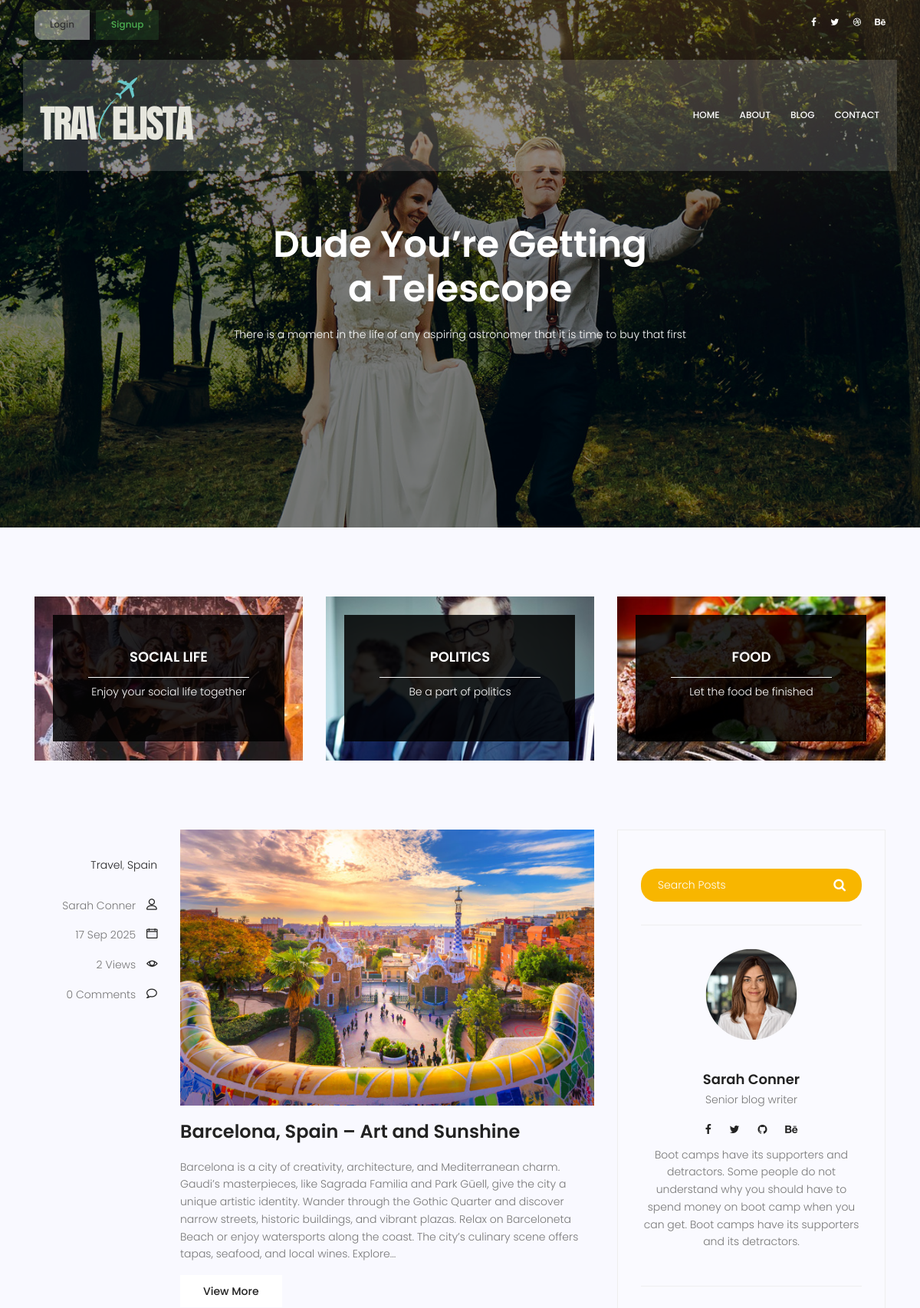
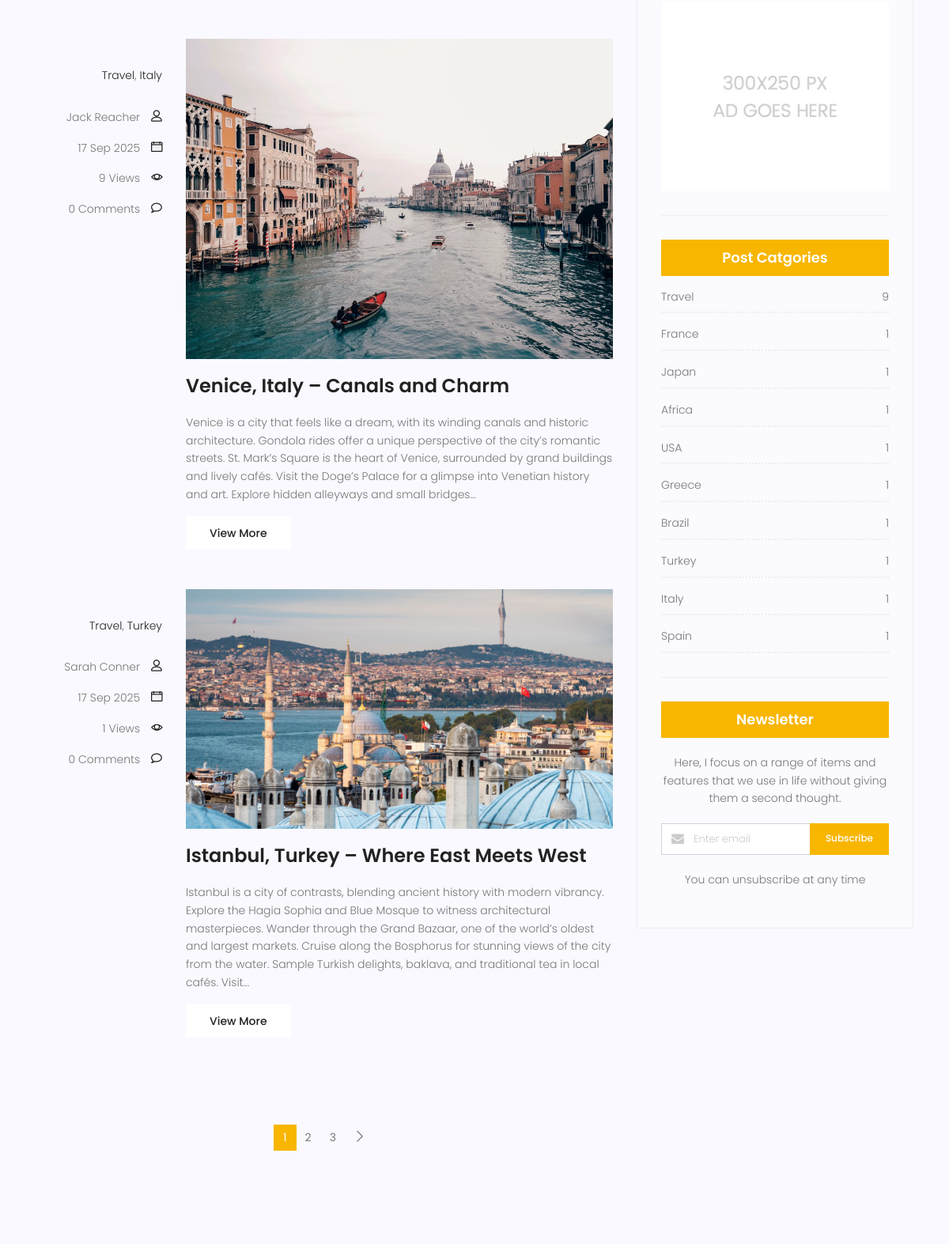
Screenshot of /blog/ (upper part) with the database file from the repository (2 pictures, top to bottom).
### blog/models.py (models this page shows, shortened)
class Category(models.Model):
        name = models.CharField(max_length=255)
        def __str__(self):
            return self.name

class Post(models.Model):
    image = models.ImageField(upload_to='blog/',default='blog/default.jpg')
    author = models.ForeignKey(User, on_delete=models.SET_NULL, null=True)
    title = models.CharField(max_length=255)
    content = models.TextField()
    tags = TaggableManager()
    category = models.ManyToManyField(Category)
    counted_views = models.IntegerField(default=0)
    status = models.BooleanField(default=False)
    published_date = models.DateTimeField(null=True)
    login_require = models.BooleanField(default=False)
    created_date = models.DateTimeField(auto_now_add=True)
    updated_date = models.DateTimeField(auto_now=True)
    class Meta:
        ordering = ['-created_date']

### accounts/models.py (models this page shows, shortened)
class Profile(models.Model):
    user = models.OneToOneField(User, on_delete=models.CASCADE)
    avatar = models.ImageField(upload_to='avatar/', default='avatar/default.png')

### blog/views.py (the view)
# urls.py: path('', blog_view, name='index'),
def blog_view(request, **kwargs):
    posts = Post.objects.filter(
        published_date__lte=timezone.now(),
        status=1
    ).order_by('-published_date')
    if kwargs.get('cat_name') is not None:
        posts = posts.filter(category__name=kwargs['cat_name'])
    if kwargs.get('author_username') is not None:
        posts = posts.filter(author__username=kwargs['author_username'])
    if kwargs.get('tag_name') is not None:
        posts = posts.filter(tags__name__in=[kwargs['tag_name']])
    last_post = posts.first()
    last_author = last_post.author if last_post else None
    paginator = Paginator(posts, 3)
    page_number = request.GET.get('page')
    try:
        posts = paginator.get_page(page_number)
    except (PageNotAnInteger, EmptyPage):
        posts = paginator.get_page(1)
    context = {
        'posts': posts,
        'author': last_author,
    }
    return render(request, 'blog/blog-home.html', context)

### blog/templatetags/blog_tags.py (called while the page is built)
@register.simple_tag(name='comments_count')
def comments_count(pid):
    return Comment.objects.filter(post=pid, approved=True).count()

@register.inclusion_tag('blog/blog-post-categories.html')
def postcategories():
    posts = Post.objects.filter(status=1)
    categories = Category.objects.all()
    cat_dict = {}
    for name in categories:
        cat_dict[name] = posts.filter(category=name).count()
    return {'categories': cat_dict}

### blog/templatetags/excerpt_tags.py (called while the page is built)
@register.filter(name='excerpt')
def excerpt(value, num_words=30):
    if not isinstance(value, str):
        value = str(value)
    words = value.split()
    if len(words) <= num_words:
        return value
    return " ".join(words[:num_words]) + "..."

### templates/blog/blog-home.html (shortened to what this page needs)
{% extends 'base.html' %} {% load static %} {% load blog_tags %} {% load excerpt_tags %} {% block content %}
<section class="banner-area relative blog-home-banner" id="home">
  <div class="overlay overlay-bg"></div>
  <div class="container">
    <div class="row d-flex align-items-center justify-content-center">
      <div class="about-content blog-header-content col-lg-12">
        <h1 class="text-white">Dude You’re Getting a Telescope</h1>
        <p class="text-white">
          There is a moment in the life of any aspiring astronomer that it is
          time to buy that first
        </p>
      </div>
    </div>
  </div>
</section>
<section class="top-category-widget-area pt-90 pb-90">
  <div class="container">
    <div class="row">
      <div class="col-lg-4">
        <div class="single-cat-widget">
          <div class="content relative">
            <div class="overlay overlay-bg"></div>
            <a href="#" target="_blank">
              <div class="thumb">
                <img
                  class="content-image img-fluid d-block mx-auto"
                  src="{% static 'img/blog/cat-widget1.jpg' %}"
                  alt=""
                />
              </div>
              <div class="content-details">
                <h4 class="content-title mx-auto text-uppercase">
                  Social life
                </h4>
                <span></span>
                <p>Enjoy your social life together</p>
              </div>
            </a>
          </div>
        </div>
      </div>
      <div class="col-lg-4">
        <div class="single-cat-widget">
          <div class="content relative">
            <div class="overlay overlay-bg"></div>
            <a href="#" target="_blank">
              <div class="thumb">
                <img
                  class="content-image img-fluid d-block mx-auto"
                  src="{% static 'img/blog/cat-widget2.jpg' %}"
                  alt=""
                />
              </div>
              <div class="content-details">
                <h4 class="content-title mx-auto text-uppercase">Politics</h4>
                <span></span>
                <p>Be a part of politics</p>
              </div>
            </a>
          </div>
        </div>
      </div>
      <div class="col-lg-4">
        <div class="single-cat-widget">
          <div class="content relative">
            <div class="overlay overlay-bg"></div>
            <a href="#" target="_blank">
              <div class="thumb">
                <img
                  class="content-image img-fluid d-block mx-auto"
                  src="{% static 'img/blog/cat-widget3.jpg' %}"
                  alt=""
                />
              </div>
              <div class="content-details">
                <h4 class="content-title mx-auto text-uppercase">Food</h4>
                <span></span>
                <p>Let the food be finished</p>
              </div>
            </a>
          </div>
        </div>
      </div>
    </div>
  </div>
</section>
<section class="post-content-area">
  <div class="container">
    <div class="row">
      <div class="col-lg-8 posts-list">
        {% for post in posts %}
        <div class="single-post row">
          <div class="col-lg-3 col-md-3 meta-details">
            <ul class="tags">
              {% for cat in post.category.all %}
              <li><a href="{% url 'blog:category' cat_name=cat.name %}">{{ cat.name }}</a>{%  if not forloop.last %}, {% endif %}</li>
              {% endfor %}
            </ul>
            <div class="user-details row">
              <p class="user-name col-lg-12 col-md-12 col-6">
                <a href="{% url 'blog:author' author_username=post.author.username %}">{{ post.author.get_full_name }}</a>
                <span class="lnr lnr-user"></span>
              </p>
              <p class="date col-lg-12 col-md-12 col-6">
                <a href="#">{{ post.published_date | date:"d M Y" }}</a>
                <span class="lnr lnr-calendar-full"></span>
              </p>
              <p class="view col-lg-12 col-md-12 col-6">
                <a href="#">{{ post.counted_views}} Views</a> <span class="lnr lnr-eye"></span>
              </p>
              <p class="comments col-lg-12 col-md-12 col-6">
                <a href="{% url 'blog:single' pid=post.id %}#comments">{% comments_count post.id %} Comments</a>
                <span class="lnr lnr-bubble"></span>
              </p>
            </div>
          </div>
          <div class="col-lg-9 col-md-9">
            <div class="feature-img">
              <img
                class="img-fluid"
                src="{{ post.image.url }}"
                alt=""
              />
            </div>
            <a class="posts-title" href="{% url 'blog:single' pid=post.id %}"
              ><h3>{{ post.title }}</h3></a
            >
            <p class="excert">
             {{ post.content|excerpt:60|safe }}
            </p>
            <a href="{% url 'blog:single' pid=post.id %}" class="primary-btn">View More</a>
          </div>
        </div>
        {% endfor %}
        <nav class="blog-pagination justify-content-center d-flex">
          <ul class="pagination">
            {% for i in posts.paginator.page_range %}
            {% if posts.number == i %}
                <li class="page-item active"><a href="?page={{ i }}" class="page-link">{{ i }}</a></li>
                {% else %}
                <li class="page-item"><a href="?page={{ i }}" class="page-link">{{ i }}</a></li>
            {% endif %}
            {% endfor %}
            {% if posts.has_next %}
            <li class="page-item">
              <a href="?page={{ posts.next_page_number }}" class="page-link" aria-label="Next">
                <span aria-hidden="true">
                  <span class="lnr lnr-chevron-right"></span>
                </span>
              </a>
            </li>
            {% endif %}
          </ul>
        </nav>
      </div>
      <div class="col-lg-4 sidebar-widgets">
        <div class="widget-wrap">
          {% include 'blog/blog-search.html' %}
          {% include 'blog/blog-writer.html' with author=author %}
          {% include 'blog/blog-ads.html' %}
          {% postcategories %}
          {% include 'blog/blog-newsletter.html' %}
        </div>
      </div>
    </div>
  </div>
</section>
{% endblock %}

### templates/base.html (shortened to what this page needs)
{% load static %}
<!DOCTYPE html>
<html lang="zxx" class="no-js">
  <head>
    <link rel="stylesheet" href="{% static 'css/linearicons.css' %}" />
    <link rel="stylesheet" href="{% static 'css/font-awesome.min.css' %}" />
    <link rel="stylesheet" href="{% static 'css/bootstrap.css' %}" />
    <link rel="stylesheet" href="{% static 'css/magnific-popup.css' %}" />
    <link rel="stylesheet" href="{% static 'css/jquery-ui.css' %}" />
    <link rel="stylesheet" href="{% static 'css/nice-select.css' %}" />
    <link rel="stylesheet" href="{% static 'css/animate.min.css' %}" />
    <link rel="stylesheet" href="{% static 'css/owl.carousel.css' %}" />
    <link rel="stylesheet" href="{% static 'css/main.css' %}" />
  </head>
  <body>
    <header id="header">
      <div class="header-top">
        <div class="container">
          <div class="row align-items-center">
            <div class="col-lg-6 col-sm-6 col-6 header-top-left">
              <ul>
                {% if request.user.is_authenticated %}
                <li>
                  <div class="auth-buttons">
                    <a href="#" class="user-info">Logged in as {{ request.user.username }}</a>
                    <a href="{% url 'accounts:logout' %}" class="logout">Logout</a>
                  </div>
                </li>
                {% else %}
                <li>
                  <div class="auth-buttons">
                    <a href="{% url 'accounts:login' %}" class="login">Login</a>
                    <a href="{% url 'accounts:signup' %}" class="signup">Signup</a>
                  </div>
                </li>
                {% endif %}
              </ul>
            </div>
            <div class="col-lg-6 col-sm-6 col-6 header-top-right">
              <div class="header-social">
                <a href="#"><i class="fa fa-facebook"></i></a>
                <a href="#"><i class="fa fa-twitter"></i></a>
                <a href="#"><i class="fa fa-dribbble"></i></a>
                <a href="#"><i class="fa fa-behance"></i></a>
              </div>
            </div>
          </div>
        </div>
      </div>
      <div class="container main-menu">
        <div class="row align-items-center justify-content-between d-flex">
          <div id="logo">
            <a href="{% url 'website:index' %}"
              ><img src="{% static 'img/logo.png' %}" alt="" title=""
            /></a>
          </div>
          <nav id="nav-menu-container">
            <ul class="nav-menu">
              <li><a href="{% url 'website:index' %}">Home</a></li>
              <li><a href="{% url 'website:about' %}">About</a></li>
              <li><a href="{% url 'blog:index' %}">Blog</a></li>
              <li><a href="{% url 'website:contact' %}">Contact</a></li>
            </ul>
          </nav>
        </div>
      </div>
    </header>
    {% block content %} {% endblock %}
  </body>
</html>

### templates/blog/blog-search.html
{% load static %}
<div class="single-sidebar-widget search-widget">
            <form class="search-form" action="{% url 'blog:search' %}" method="GET">
              <input
                placeholder="Search Posts"
                name="s"
                type="text"
                onfocus="this.placeholder = ''"
                onblur="this.placeholder = 'Search Posts'"
              />
              <button type="submit"><i class="fa fa-search"></i></button>
            </form>
          </div>

### templates/blog/blog-writer.html
{% load static %}
<div class="single-sidebar-widget user-info-widget">
    {% if author and author.profile and author.profile.avatar %}
        <img src="{{ author.profile.avatar.url }}" alt="{{ author.get_full_name|default:author.username }}">
    {% else %}
        <img src="{% static 'img/blog/user-info.png' %}" alt="{{ author.get_full_name|default:'Unknown Author' }}">
    {% endif %}
    {% if author %}
        <a href="{% url 'blog:author' author_username=author.username %}">
            <h4>{{ author.first_name|default:author.username }} {{ author.last_name }}</h4>
        </a>
    {% else %}
        <h4>Unknown Author</h4>
    {% endif %}
    <p>Senior blog writer</p>
    <ul class="social-links">
        <li><a href="#"><i class="fa fa-facebook"></i></a></li>
        <li><a href="#"><i class="fa fa-twitter"></i></a></li>
        <li><a href="#"><i class="fa fa-github"></i></a></li>
        <li><a href="#"><i class="fa fa-behance"></i></a></li>
    </ul>
    <p>
        Boot camps have its supporters and detractors. Some people do
        not understand why you should have to spend money on boot camp
        when you can get. Boot camps have its supporters and its
        detractors.
    </p>
</div>

### templates/blog/blog-ads.html
{% load static %}
<div class="single-sidebar-widget ads-widget">
            <a href="#"
              ><img
                class="img-fluid"
                src="{% static 'img/blog/ads-banner.jpg' %}"
                alt=""
            /></a>
          </div>

### templates/blog/blog-post-categories.html
{% load static %}
<div class="single-sidebar-widget post-category-widget">
            <h4 class="category-title">Post Catgories</h4>
            <ul class="cat-list">
              {% for name,count in categories.items %}
              <li>
                <a href="{% url 'blog:category' cat_name=name %}" class="d-flex justify-content-between">
                  <p>{{name}}</p>
                  <p>{{count}}</p>
                </a>
              </li>
              {% endfor %}
            </ul>
          </div>

### templates/blog/blog-newsletter.html (shortened to what this page needs)
<div class="single-sidebar-widget newsletter-widget" id="sidebar-newsletter">
  <h4 class="newsletter-title">Newsletter</h4>
  <p>
    Here, I focus on a range of items and features that we use in life
    without giving them a second thought.
  </p>
  <form method="post" action="{% url 'website:newsletter' %}#sidebar-newsletter">
    <div class="form-group d-flex flex-row">
      <div class="col-autos">
        <div class="input-group">
          <div class="input-group-prepend">
            <div class="input-group-text">
              <i class="fa fa-envelope" aria-hidden="true"></i>
            </div>
          </div>
          <input
            type="email"
            class="form-control"
            placeholder="Enter email"
            onfocus="this.placeholder = ''"
            onblur="this.placeholder = 'Enter email'"
            required
            name="email"
          />
        </div>
      </div>
      <button class="bbtns" type="submit">Subscribe</button>
    </div>
    <p class="text-bottom">You can unsubscribe at any time</p>
  </form>
</div>

### rows the page displays
Post: author.get_full_name "Sarah Conner", published_date "17 Sep 2025", counted_views "2", id "0", image (picture), title "Barcelona, Spain – Art and Sunshine", content|excerpt "Barcelona is a city of creativity, architecture, and Mediterranean charm. Gaudi’s masterpieces, like Sagrada Familia and Park Güell, give the city a unique artistic identity. Wander through the Gothic Quarter and discover narrow streets, historic buildings, and vibrant plazas. Relax on Barceloneta Beach or enjoy watersports along the coast. The city’s culinary scene offers tapas, seafood, and local wines. Explore..."
Category: name "Travel", count "9"
Category: name "Spain", count "1"
Post: author.get_full_name "Jack Reacher", published_date "17 Sep 2025", counted_views "9", id "0", image (picture), title "Venice, Italy – Canals and Charm", content|excerpt "Venice is a city that feels like a dream, with its winding canals and historic architecture. Gondola rides offer a unique perspective of the city’s romantic streets. St. Mark’s Square is the heart of Venice, surrounded by grand buildings and lively cafés. Visit the Doge’s Palace for a glimpse into Venetian history and art. Explore hidden alleyways and small bridges..."
Category: name "Italy", count "1"
Post: author.get_full_name "Sarah Conner", published_date "17 Sep 2025", counted_views "1", id "0", image (picture), title "Istanbul, Turkey – Where East Meets West", content|excerpt "Istanbul is a city of contrasts, blending ancient history with modern vibrancy. Explore the Hagia Sophia and Blue Mosque to witness architectural masterpieces. Wander through the Grand Bazaar, one of the world’s oldest and largest markets. Cruise along the Bosphorus for stunning views of the city from the water. Sample Turkish delights, baklava, and traditional tea in local cafés. Visit..."
Category: name "Turkey", count "1"
Category: name "France", count "1"
Category: name "Japan", count "1"
Category: name "Africa", count "1"
Category: name "USA", count "1"
Category: name "Greece", count "1"
Category: name "Brazil", count "1"

### other values shown
{{ i }} "1"
{{ i }} "2" "3"
{{ author.first_name|default:author.username }} "Sarah"
{{ author.last_name }} "Conner"
